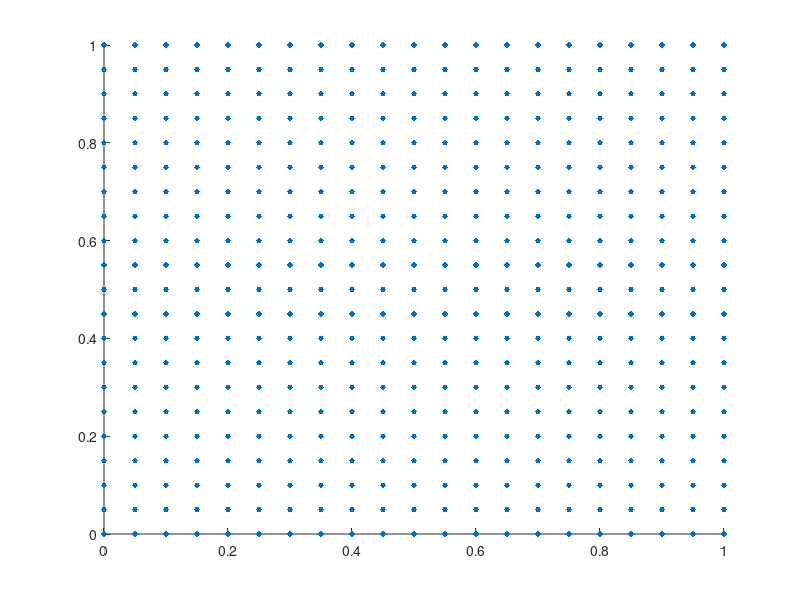
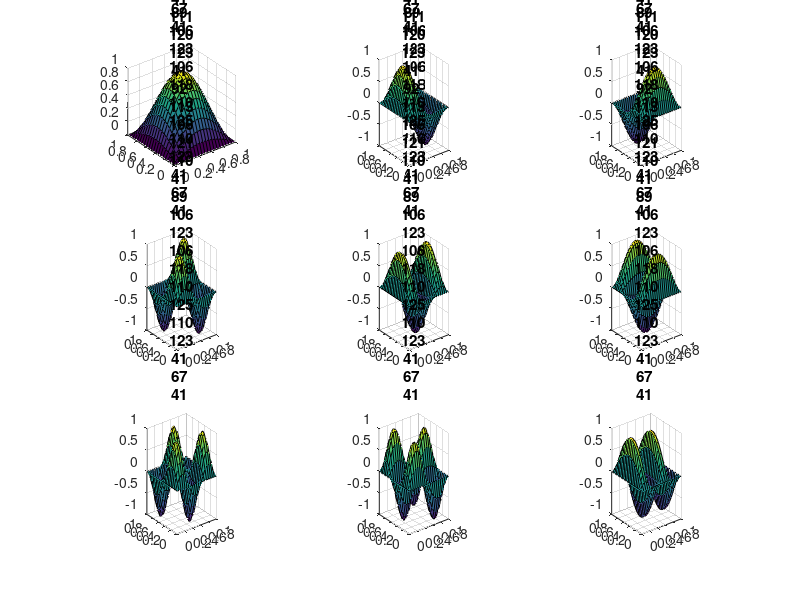
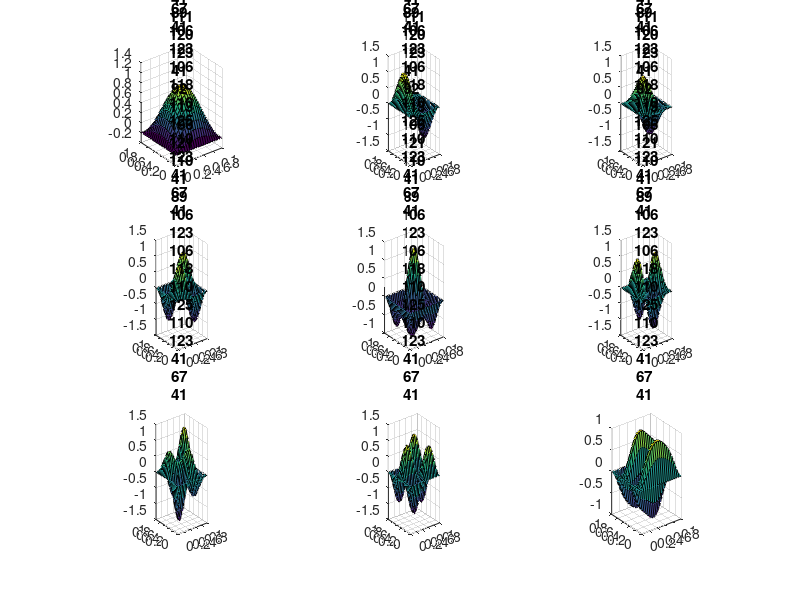
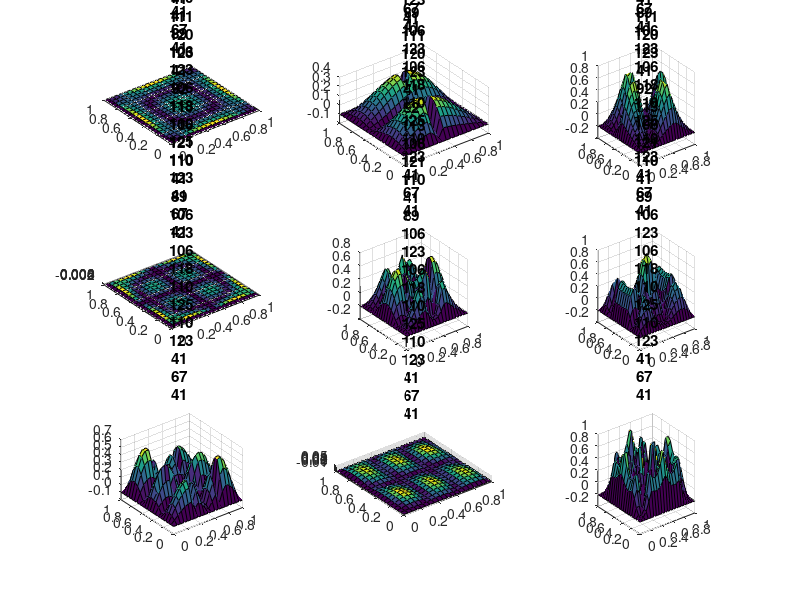

These figures' MATLAB source, in order:
clear all;
clc;

%PDE: laplacian u=-lambda u;
%B.C.: u=0;

%analytical eigenvalue parameters of the PDE
% (Note: the order of the pairs may not consistent with the order obtained from the numerical method)

% The analytical solution to the above PDE IS:
% u(x,y)=sin(m*pi*x)*sin(l*pi*y)   -> This is the eigen function,
% where m = 1, 2, 3, ....
% and where l = 1, 2, 3, ....

% Also the associated eigenvalues are:
% lambda=(m^2+l^2)*pi^2

m=[1 2 1 2 3 1 3 2 4 ];
l=[1 1 2 2 1 3 2 3 1 ];

%m=[1 2 1 2 3 1 3 2 4 1 3 4 2 5 1]; %15
%l=[1 1 2 2 1 3 2 3 1 4 3 2 4 1 5];


% number of centers/collocation points(nodes)
nodes=[20];


%shape parameter values
sp=[ 9];%[0.1:0.1:1.01 1:0.5:100];


%This function D calculates the distance between each points in the matrix
%x and y.
%Here, x is a n*2 matrix and y is a m*2 matrix.
% Each row denotes a set of x,y collocation points
% Using bsxfun, we calculate the difference between each points.
%Using hypot, we calculate the Euclidean distance.
%Essentially, all its doing is: sqrt( (x_1 - x_2)^2 + (y_1 - y_2)^2 )

D = @(x,y) hypot(bsxfun(@minus,x(:,1),y(:,1)'),bsxfun(@minus,x(:,2),y(:,2)'));


%define vectors to collect numerical results (eigenvalues, errors of numerical eigenvalues and eigenmodes)
% These are the variables where the final calculations will be stored.
smallest_eigenvalues=zeros(length(nodes),length(sp),length(m));
Err_eigenvalues=zeros(length(nodes),length(sp),length(m));
Err_eigenmodes_max=zeros(length(nodes),length(sp),length(m));
Err_eigenmodes_relative=zeros(length(nodes),length(sp),length(m));
Err_eigenmodes_rms=zeros(length(nodes),length(sp),length(m));


%count the time of the main part of the code
t0=clock;


%---------------------------------------------------------
% For each shape parameter, and for each nodes, compute the global coefficient matrix and its first several eigenvalues/eigenmodes
ii=0;

% For each node size, we loop
for nn=nodes

    ii=ii+1;
    jj=0;

    % All it does is just based on the number of nodes (nn), it will generate
    %points. For eg nn=20, will make a square grid of size 20*20.

    %define centers/collocation points in coor (here centers and collocation points are the same set)
    t=linspace(0,1,nn+1);
    [X,Y]=meshgrid(t,t);

    x1=reshape(X,[],1);
    y1=reshape(Y,[],1);

    % Here, we have 3 columns in coor.
    % First two columns are x and y values of nodes.
    % Third column is index for interior or boundary pts
    % Therefore, coor stores x values, y values, and index for interior or boundary pts

    % Don't worry about the code down here.
    % It is just an algorithm that is separating boundary points and interior
    % points

    % int_ind is the index of interior points in coor.
    % intnode are the actual interior collocation points.

    % int_ind_b is the index of boundary points in coor
    % bdpt are the actual boundary points.

    coor=[x1 y1 zeros(length(x1),1)];

    display(size(coor));


    p1=find(y1==0 & x1~=1);
    p2=find(x1==1 & y1~=1);
    q1=find(y1==1 & x1~=0);
    q2=find(x1==0 & y1~=0);

    coor(p1,3)=ones(length(p1),1);
    coor(p2,3)=2*ones(length(p2),1);
    coor(q1,3)=3*ones(length(q1),1);coor(q2,3)=4*ones(length(q2),1);

    scatter(coor(:,1),coor(:,2), 15, 'filled', 'g');

    %define interior and boundary nodes' indices
    int_ind=find(coor(:,3)==0);
    intnode=coor(int_ind,1:2);% interior points
    int_ind_b=find(coor(:,3)>0);
    bdpt=coor(int_ind_b,1:2);% boundary points
    n=length(coor(:,1));ni=length(intnode(:,1));nb=n-ni;% # of interior, boundary, and total points


    % Interior and Boundary Points Figuring Out Complete
    % ***************************************************


    %per shape parameter
    for c=sp
        jj=jj+1;
        % Global RBFCM/MAPS algorithm

        % We don't need to worry about the algorithm here as well.
        % As described in the paper, we are just finding matrix A and L.
        % The solution system is A*α = λ*B*α
        % The matrix A = [ L; P].
        % L is the for interior points and P is for boundary points

        % here, DM = sqrt( (x1-x2)^2 + (y1-y2)^2 ). Basically, euclidean norm.

        % MQ is the RBF. MQ = sqrt (1 + ξ^2 * r^2 ). Here, r^2 is basically DM.

        % For matrix L, we only do it for interior points. We, also need to take
        % the laplacian which transforms phi. It is reflected in L_MQ.

        cc=c;% re-scaled shape parameter
        DM= D(coor(:,1:2), coor(:,1:2)); %Calculating the distance matrix

        %Calculating the RBF (Only for interior points)
        MQ = sqrt(cc^2*DM(int_ind,:).^2 + 1);

        %Calculating the RBF \phi. (For all points)
        mq = sqrt(cc^2*DM.^2+1);

        % We take the laplacian of φ. This gives the matrix L. Note: This is
        % only for interior points
        L_MQ = 2*cc^2./MQ-cc^4*DM(int_ind,:).^2./(MQ.^3);



        % From the solution system, we get α values by α = B * inverse(A).
        % Here, B is L_MQ and A is mq. / operator finds the inverse.
        % Don't be confused because we are taking laplacian of B. If it was
        % Kansas method, we would take laplacian of A. But for MAPS we will
        % take laplacian of B.



        A = L_MQ/mq; %Calculating the local weights \alpha

        % Extract entries corresponding to interior nodes
        A = A(:,int_ind);

        % Now, need to compute the eigenvalues
        % Here, alpha stores the corresponding eigen functions at interior
        % nodes.
        % lambda stores first M or length(m) eigenvalues.

        [alpha, lambda] = eigs(-A, length(m), 0);

        % extract the first length(m) eigenvalues;
        % We need to extract them from the diagonal.
        lam = real(diag(lambda)');

        alpha = real(alpha);

        % Now we are done approximating eigenmodes and eigenvalues
        % ******************************************************************

        exact_eigenvalues = pi^2*(m.^2.+l.^2)';
        approximate_eigenvalues = lam';

        display(size(approximate_eigenvalues));

        relative_error = (abs(lam- pi^2*(m.^2.+l.^2))./(pi^2*(m.^2.+l.^2)))';

        %compute the exact/analytical eigenmodes and compare them with the numerical eigenmodes
        exact_eigenmode = sin(pi*coor(:,1)*m).*sin(pi*coor(:,2)*l);
        normf = sqrt(sum(exact_eigenmode.^2)); %compute the magnitudes of eigenmodes because the numerical eigenmodes were default normalized

        % Collecting data of eigenvalues
        % All this code is doing below is storing the values in the above
        % declared vector. We are also calculating errors and storing them.
        smallest_eigenvalues(ii,jj,:)=lam;
        Err_eigenvalues(ii,jj,:)=abs(lam-pi^2*(m.^2.+l.^2))./(pi^2*(m.^2.+l.^2));

        %collecting data of eigenmodes
        for k=1:length(m)
            firsteigmode_interior=exact_eigenmode(int_ind,k);
            error_eigenmode_k=abs(abs(firsteigmode_interior)-normf(k)*abs(alpha(1:ni,k)));

            Err_eigenmodes_max(ii,jj,k)=max(error_eigenmode_k);
            Err_eigenmodes_relative(ii,jj,k)=max(error_eigenmode_k/max(firsteigmode_interior));
            Err_eigenmodes_rms(ii,jj,k)=sqrt(sum(error_eigenmode_k.^2)/ni);
        end

        if ii==1&jj==1
            %plot the contours of the exact eigenmodes
            figure
            for j=1:9
                coor(:,4)=exact_eigenmode(:,j);
                Z=reshape(coor(:,4),size(X));
                subplot(3,3,j)
                %contourf(X,Y,Z,20);
                surf(X,Y,Z);
                hold on;
                axis equal;
                axis([0,1,0,1]);
                title("Exact Eigenmodes for Shape Parameter : " + c);

            end

            %plot the contours of the numerical eigenmodes
            figure
            for j=1:9
                coor(int_ind,4)=normf(j)*alpha(1:ni,j);
                Z=reshape(coor(:,4),size(X));
                subplot(3,3,j)
                %contourf(X,Y,Z,20);
                surf(X,Y,Z);
                hold on;
                axis equal;
                axis([0,1,0,1]);
                title("Numerical Eigenmodes for Shape Parameter : " + c);

            end


            %plot the absolute contour errors of the eigenmodes
            figure
            for j=1:9
                coor(int_ind,4)=abs(abs(exact_eigenmode(int_ind,j))-abs(normf(j)*alpha(1:ni,j)));
                Z=reshape(coor(:,4),size(X));
                subplot(3,3,j)
                %contourf(X,Y,Z,20);
                surf(X,Y,Z);
                hold on;
                axis equal;
                axis([0,1,0,1]);
                title("Absolute Error for Shape Parameter : " + c);

            end
        end %end of if ii==1&jj==1


    end % end of for c=sp

end %end of if ii==1&jj==1

fprintf("COOR");;







cpu=etime(clock,t0);
fprintf('cputime= %6.2f\n',cpu);

%end counting time
%--------------------------------------------------------------------